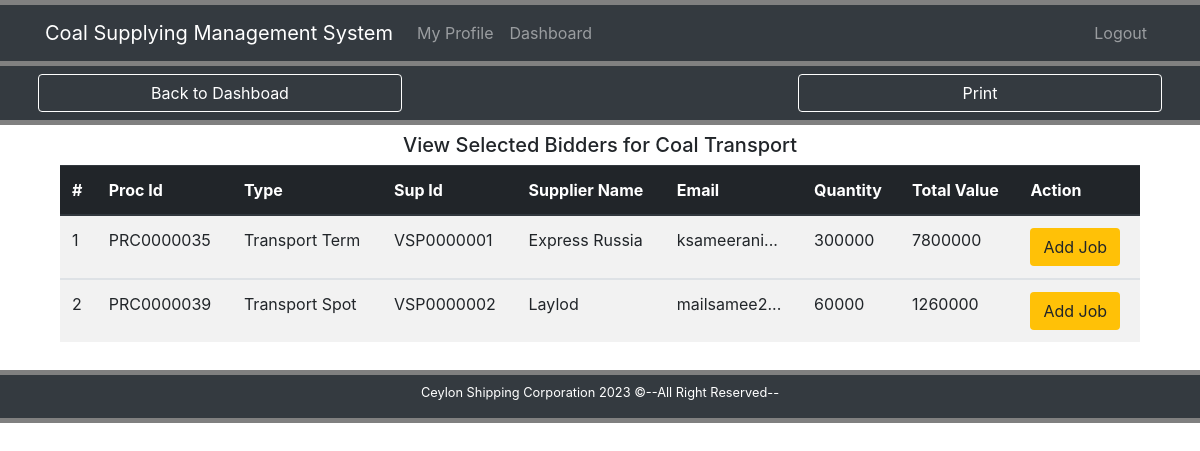
The page /viewSelectedBidderT.php on the database its author committed.
### tables this page shows
CREATE TABLE `offertrans` (
  `id` int(10) NOT NULL,
  `supId` varchar(10) NOT NULL,
  `procId` varchar(10) NOT NULL,
  `datetime` varchar(20) NOT NULL,
  `qty` int(15) NOT NULL,
  `unitprice` float NOT NULL,
  `addcom` float NOT NULL,
  `total` float NOT NULL,
  `results` varchar(15) NOT NULL
);

CREATE TABLE `procurement` (
  `id` int(10) NOT NULL,
  `procId` varchar(10) NOT NULL,
  `title` varchar(50) NOT NULL,
  `author` varchar(50) NOT NULL,
  `type` varchar(50) NOT NULL,
  `qty` int(20) NOT NULL,
  `datetime` varchar(50) NOT NULL,
  `document` varchar(50) NOT NULL,
  `deadline` varchar(50) NOT NULL
);

CREATE TABLE `vesselsupplier` (
  `id` int(10) NOT NULL,
  `supId` varchar(10) NOT NULL,
  `cName` varchar(50) NOT NULL,
  `address` varchar(100) NOT NULL,
  `telephone` varchar(15) NOT NULL,
  `fax` varchar(15) NOT NULL,
  `email` varchar(50) NOT NULL,
  `vessel` varchar(10) NOT NULL,
  `coalSupply` varchar(15) NOT NULL,
  `experience` varchar(20) NOT NULL,
  `exDoc` varchar(50) NOT NULL,
  `regDoc` varchar(50) NOT NULL,
  `finDoc` varchar(50) NOT NULL,
  `datetime` varchar(50) NOT NULL,
  `type` varchar(20) NOT NULL,
  `status` varchar(20) NOT NULL,
  `password` varchar(10) NOT NULL
);

### viewSelectedBidderT.php (the view, shortened to what this page needs)
<?php require_once("include/function.php");?>
<!DOCTYPE html>
<html lang="en">
<head>
	<link rel="stylesheet" href="css/bootstrap.css">
	<link rel="stylesheet" href="css/style.css">
</head>
<body>
	<div style="height:5px; background: gray;"></div>
	<nav class="navbar navbar-expand-lg bg-dark navbar-dark">
		<div class="container">
			<a href="#" class="navbar-brand">Coal Supplying Management System</a>
			<div class="collapse navbar-collapse" id="navbarcollapse">
			<ul class="navbar-nav mr-auto">
				<li class="nav-item">
					<a href="#" class="nav-link">My Profile</a>
				</li>
				<li class="nav-item">
					<a href="dashCManager.php" class="nav-link">Dashboard</a>
				</li>
			</ul>
			<ul class="navbar-nav">
				<li class="nav-item">
					<a href="login.php" class="nav-link">Logout</a>
				</li>
			</ul>
			</div>
		</div>
	</nav>
	<div style="height:5px; background: gray;"></div>
	<header class="text-white bg-dark">
		<div class="container">
			<div class="row">
				<div class="col-lg-4 p-2">
					<a href="dashCManager.php" class="btn btn-dark btn-block" style="border-color:white;">Back to Dashboad</a>
				</div>
				<div class="col-lg-4 p-2">
				</div>
				<div class="col-lg-4 p-2">
					<form class="" action="viewProc.php" method="Post" enctype="multipart/form-data">
						<button type="print" style="border-color:white;" name="print" id="print" class="btn btn-dark btn-block">Print</button>
					</form>
				</div>
			</div>
		</div>
	</header>
	<div style="height:5px; background: gray;"></div>
	<section class="container py-2 mb-1">
		<div class="row">
			<div class="col-lg-12">
			<div class="row">
				<div class="col-md-12">
					<h5 class="text-center">View Selected Bidders for Coal Transport</h5>
				</div>
			</div>
			<div class="col-lg-12">
				<table class="table table-striped table-hover">
					<thead class="thead-dark">
					<tr>
						<th>#</th>
						<th>Proc Id</th>
						<th>Type</th>
						<th>Sup Id</th>
						<th>Supplier Name</th>
						<th>Email</th>
						<th>Quantity</th>
						<th>Total Value</th>
						<th>Action</th>
					</tr>
					</thead>
					<?php
					$sql = "SELECT * FROM  offertrans
					INNER JOIN vesselsupplier
					ON offertrans.SupId = vesselsupplier.SupId
					INNER JOIN procurement
					ON offertrans.procId = procurement.procId
					AND offertrans.results='Approved'";
					$stmt = $ConnectingDB->query($sql);
					$sr=0;
					while ($dataRaws = $stmt->fetch()) {
						$id = $dataRaws["id"];
						$procId = $dataRaws["procId"];
						$type = $dataRaws["type"];
						$supId = $dataRaws["supId"];
						$cName = $dataRaws["cName"];
						$email = $dataRaws["email"];
						$qty = $dataRaws["qty"];
						$total = $dataRaws["total"];
						$sr++;
					?>
					<tbody>
					<tr>
						<td><?php echo $sr; ?></td>
						<td><?php echo $procId; ?></td>
						<td><?php echo $type; ?></td>
						<td><?php echo $supId; ?></td>
						<td><?php echo $cName; ?></td>
						<td><?php if (strlen($email)>15){$email = substr($email,0,10).'...';}
						 	echo $email; ?></td>
						<td><?php echo $qty; ?></td>
						<td><?php echo $total; ?></td>
						<td><a href="sendAward.php?id=<?php echo $id;?>"><span class="btn bg-warning">Add Job</span></a></td>
					</tr>
					<tbody>
					<?php } ?>
				</table>
			</div>
		</div>
	</section>
	<div style="height:5px; background: gray;"></div>
	<footer class="bg-dark text-white">
		<div class="container">
			<div class="row pt-2">
				<div class="col">
					<p class="lead text-center small">Ceylon Shipping Corporation <span id="year"></span> &copy;--All Right Reserved--</p>
				</div>
			</div>
		</div>
	</footer>
	<div style="height:5px; background: gray;"></div>
</body>
</html>

### rows shown on the page
offertrans: procurement.procId "PRC0000035", procurement.type "Transport Term", vesselsupplier.supId "VSP0000001", vesselsupplier.cName "Express Russia", vesselsupplier.email "ksameerani...", procurement.qty "300000", total "7800000"
offertrans: procurement.procId "PRC0000039", procurement.type "Transport Spot", vesselsupplier.supId "VSP0000002", vesselsupplier.cName "Laylod", vesselsupplier.email "mailsamee2...", procurement.qty "60000", total "1260000"
